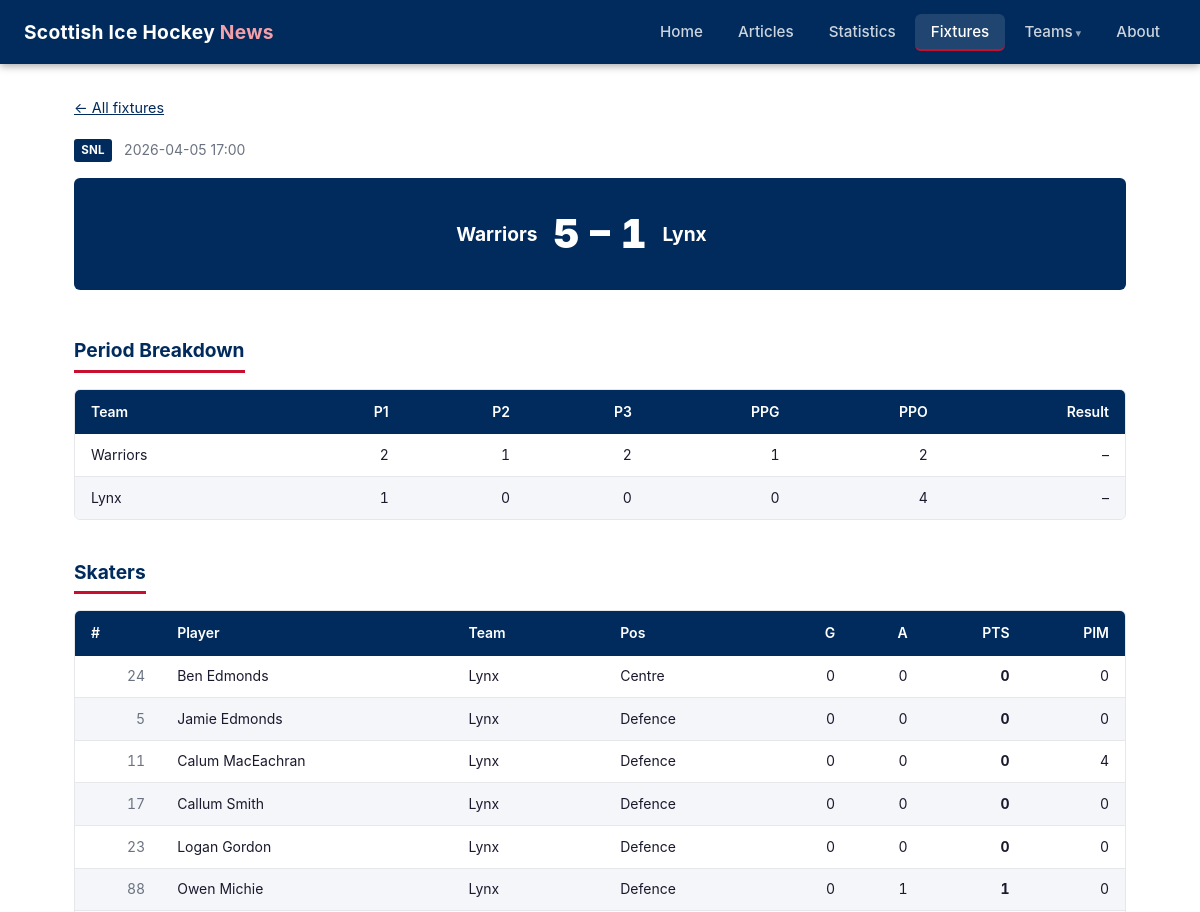
The page /fixtures/2136022216/ (upper part) on the database as committed earlier.
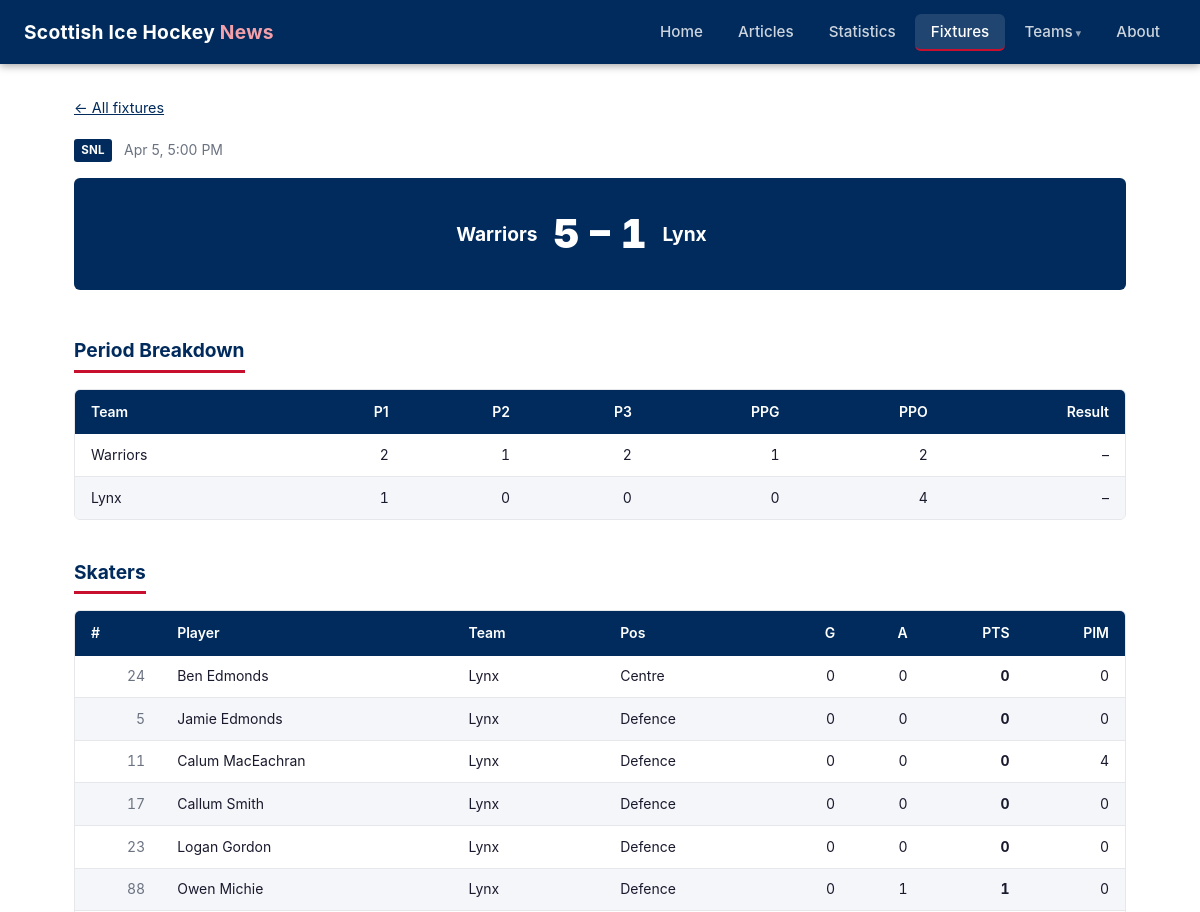
The same page on the database as committed later.
### tables this page shows
CREATE TABLE competitions (
            id   INTEGER PRIMARY KEY,
            name TEXT    NOT NULL UNIQUE
        );

CREATE TABLE fixtures (
            event_id       INTEGER PRIMARY KEY,
            competition_id INTEGER NOT NULL REFERENCES competitions(id),
            date           TEXT,
            home_team_id   INTEGER REFERENCES teams(id),
            away_team_id   INTEGER REFERENCES teams(id),
            home_score     INTEGER,
            away_score     INTEGER,
            status         TEXT    NOT NULL DEFAULT 'scheduled',
            scraped_at     TEXT    NOT NULL
        , event_url TEXT, season TEXT NOT NULL DEFAULT '2025-26');

CREATE TABLE teams (
            id   INTEGER PRIMARY KEY,
            slug TEXT    NOT NULL UNIQUE,
            name TEXT    NOT NULL
        );

CREATE TABLE event_period_scores (
            id         INTEGER PRIMARY KEY,
            event_id   INTEGER NOT NULL REFERENCES fixtures(event_id),
            team_id    INTEGER NOT NULL REFERENCES teams(id),
            period_1   INTEGER,
            period_2   INTEGER,
            period_3   INTEGER,
            ppg        INTEGER,
            ppo        INTEGER,
            outcome    TEXT,
            UNIQUE (event_id, team_id)
        );

CREATE TABLE players (
            id   INTEGER PRIMARY KEY,
            slug TEXT    NOT NULL UNIQUE,
            name TEXT    NOT NULL
        );

### web/app.py (the view)
@app.route("/fixtures/<int:event_id>/")
def event_detail(event_id):
    data = db_queries.get_event_detail(event_id)
    if data is None:
        abort(404)
    skaters = [p for p in data["player_stats"] if p["position"] != "GK"]
    goalkeepers = [p for p in data["player_stats"] if p["position"] == "GK"]
    return render_template(
        "event_detail.html",
        fixture=data["fixture"],
        period_scores=data["period_scores"],
        skaters=skaters,
        goalkeepers=goalkeepers,
    )

### web/app.py (called while the page is built)
@app.template_filter("short_name")
def short_name_filter(db_name):
    return TEAM_DISPLAY.get(db_name, {}).get("short", db_name)

@app.context_processor
def inject_globals():
    return {
        "current_year": date.today().year,
        "team_display": TEAM_DISPLAY,
        "static_version": STATIC_VERSION,
    }

### web/db_queries.py (called while the page is built)
def get_connection():
    conn = sqlite3.connect(DB_PATH)
    conn.row_factory = sqlite3.Row
    conn.execute("PRAGMA journal_mode=WAL")
    conn.execute("PRAGMA foreign_keys=ON")
    return conn

### web/templates/event_detail.html (shortened to what this page needs)
{% extends "base.html" %}
{% block content %}
<p class="back-link"><a href="{{ url_for('fixtures') }}">&larr; All fixtures</a></p>
<div class="event-header">
  <span class="badge {% if fixture.competition == 'Scottish Cup' %}cup{% endif %}">
    {{ fixture.competition }}
  </span>
  {% if fixture.date %}<span class="text-muted">{{ fixture.date }}</span>{% endif %}
</div>
<div class="event-scoreline">
  <div class="event-team">{{ fixture.home_team | short_name }}</div>
  <div class="event-score">{{ fixture.home_score }} – {{ fixture.away_score }}</div>
  <div class="event-team">{{ fixture.away_team | short_name }}</div>
</div>
{% if period_scores %}
  <h2 class="section-title mt-2">Period Breakdown</h2>
  <div class="table-wrapper">
    <table>
      <thead>
        <tr>
          <th>Team</th>
          <th class="num">P1</th>
          <th class="num">P2</th>
          <th class="num">P3</th>
          <th class="num">PPG</th>
          <th class="num">PPO</th>
          <th class="num">Result</th>
        </tr>
      </thead>
      <tbody>
        {% for p in period_scores %}
          <tr>
            <td>{{ p.team_name | short_name }}</td>
            <td class="num">{{ p.period_1 if p.period_1 is not none else '–' }}</td>
            <td class="num">{{ p.period_2 if p.period_2 is not none else '–' }}</td>
            <td class="num">{{ p.period_3 if p.period_3 is not none else '–' }}</td>
            <td class="num">{{ p.ppg if p.ppg is not none else '–' }}</td>
            <td class="num">{{ p.ppo if p.ppo is not none else '–' }}</td>
            <td class="num">
              {% if p.outcome == 'win' %}
                <span class="outcome-win">W</span>
              {% elif p.outcome == 'loss' %}
                <span class="outcome-loss">L</span>
              {% else %}
                –
              {% endif %}
            </td>
          </tr>
        {% endfor %}
      </tbody>
    </table>
  </div>
{% endif %}
{% if skaters %}
  <h2 class="section-title mt-2">Skaters</h2>
  <div class="table-wrapper">
    <table>
      <thead>
        <tr>
          <th>#</th>
          <th>Player</th>
          <th>Team</th>
          <th>Pos</th>
          <th class="num">G</th>
          <th class="num">A</th>
          <th class="num">PTS</th>
          <th class="num">PIM</th>
        </tr>
      </thead>
      <tbody>
        {% for p in skaters %}
          <tr>
            <td class="num text-muted">{{ p.jersey_number or '–' }}</td>
            <td>{{ p.player_name }}</td>
            <td>{{ p.team_name | short_name }}</td>
            <td>{{ p.position or '–' }}</td>
            <td class="num">{{ p.goals }}</td>
            <td class="num">{{ p.assists }}</td>
            <td class="num"><strong>{{ p.goals + p.assists }}</strong></td>
            <td class="num">{{ p.pim }}</td>
          </tr>
        {% endfor %}
      </tbody>
    </table>
  </div>
{% endif %}
{% endblock %}

### web/templates/base.html (shortened to what this page needs)
<!DOCTYPE html>
<html lang="en">
<head>
  <link rel="stylesheet" href="{{ url_for('static', filename='css/style.css') }}?v={{ static_version }}">
</head>
<body>
<header>
  <a class="site-title" href="{{ url_for('home') }}">
    Scottish Ice Hockey <span>News</span>
  </a>
  <nav id="mainNav">
    <ul>
      <li><a href="{{ url_for('home') }}"
             class="{{ 'active' if request.endpoint == 'home' else '' }}">Home</a></li>
      <li><a href="{{ url_for('articles_list') }}"
             class="{{ 'active' if request.endpoint in ('articles_list', 'article_detail') else '' }}">Articles</a></li>
      <li><a href="{{ url_for('statistics') }}"
             class="{{ 'active' if request.endpoint in ('statistics', 'stats_skaters', 'stats_netminders') else '' }}">Statistics</a></li>
      <li><a href="{{ url_for('fixtures') }}"
             class="{{ 'active' if request.endpoint in ('fixtures', 'event_detail') else '' }}">Fixtures</a></li>
      <li class="nav-dropdown">
        <a href="{{ url_for('teams_list') }}"
           class="{{ 'active' if request.endpoint in ('teams_list', 'team_detail') else '' }}">Teams</a>
      </li>
      <li><a href="{{ url_for('about') }}"
             class="{{ 'active' if request.endpoint == 'about' else '' }}">About</a></li>
    </ul>
  </nav>
</header>
<main>
  {% block content %}{% endblock %}
</main>
</body>
</html>

### web/static/css/style.css (style rules this page uses)
:root { --primary: #002B5C; --accent: #C8102E; --bg: #ffffff; --bg-subtle: #f4f6f9; --text: #1a1a2e; --text-muted: #6b7280; --border: #e5e7eb; --nav-height: 64px; --radius: 6px; }
*, *::before, *::after { box-sizing: border-box; margin: 0; padding: 0; }
body { font-family: -apple-system, BlinkMacSystemFont, 'Segoe UI', Roboto, sans-serif; color: var(--text); background: var(--bg); line-height: 1.6; min-height: 100vh; display: flex; flex-direction: column; }
main { flex: 1; }
a { color: var(--primary); }
header { background: var(--primary); color: #fff; height: var(--nav-height); display: flex; align-items: center; padding: 0 1.5rem; position: sticky; top: 0; z-index: 100; box-shadow: 0 2px 8px rgba(0, 0, 0, 0.35); }
.site-title { font-size: 1.2rem; font-weight: 700; color: #fff; text-decoration: none; margin-right: auto; letter-spacing: 0.3px; }
.site-title span { color: #f4a0aa; }
nav > ul { list-style: none; display: flex; gap: 0.2rem; }
nav a { color: rgba(255, 255, 255, 0.8); text-decoration: none; padding: 0.5rem 1rem; border-radius: var(--radius); font-size: 0.95rem; font-weight: 500; transition: background 0.15s, color 0.15s; white-space: nowrap; }
nav a.active { color: #fff; background: rgba(255, 255, 255, 0.12); border-bottom: 2px solid var(--accent); }
.nav-dropdown { position: relative; }
.nav-dropdown > a::after { content: ' ▾'; font-size: 0.7rem; opacity: 0.7; }
main { max-width: 1100px; margin: 0 auto; padding: 2rem 1.5rem; width: 100%; }
h1, h2, h3 { line-height: 1.3; }
.section-title { font-size: 1.2rem; font-weight: 700; color: var(--primary); margin-bottom: 1rem; padding-bottom: 0.4rem; border-bottom: 3px solid var(--accent); display: inline-block; }
.mt-2 { margin-top: 2rem; }
.text-muted { color: var(--text-muted); font-size: 0.875rem; }
.table-wrapper { overflow-x: auto; border-radius: var(--radius); border: 1px solid var(--border); margin-bottom: 0.5rem; }
table { width: 100%; border-collapse: collapse; font-size: 0.875rem; }
thead th { background: var(--primary); color: #fff; padding: 0.7rem 1rem; text-align: left; font-weight: 600; white-space: nowrap; }
thead th.num { text-align: right; }
tbody tr:nth-child(even) { background: var(--bg-subtle); }
tbody td { padding: 0.6rem 1rem; border-bottom: 1px solid var(--border); white-space: nowrap; }
tbody td.num { text-align: right; font-variant-numeric: tabular-nums; }
tbody tr:last-child td { border-bottom: none; }
.badge { display: inline-block; font-size: 0.72rem; font-weight: 700; padding: 0.15rem 0.45rem; border-radius: 3px; background: var(--primary); color: #fff; letter-spacing: 0.3px; text-transform: uppercase; }
.event-header { display: flex; align-items: center; gap: 0.75rem; margin-bottom: 1rem; }
.event-scoreline { display: grid; grid-template-columns: 1fr auto 1fr; align-items: center; gap: 1rem; background: var(--primary); color: #fff; border-radius: var(--radius); padding: 1.5rem 2rem; margin-bottom: 1rem; }
.event-team { font-size: 1.2rem; font-weight: 700; }
.event-team:first-child { text-align: right; }
.event-score { font-size: 2.5rem; font-weight: 900; text-align: center; font-variant-numeric: tabular-nums; white-space: nowrap; }
.back-link { margin-bottom: 1.25rem; font-size: 0.9rem; }

Rows that differ between the two databases and show on the page:
changed fixtures: date "2026-04-05 17:00" → "Apr 5, 5:00 PM"
